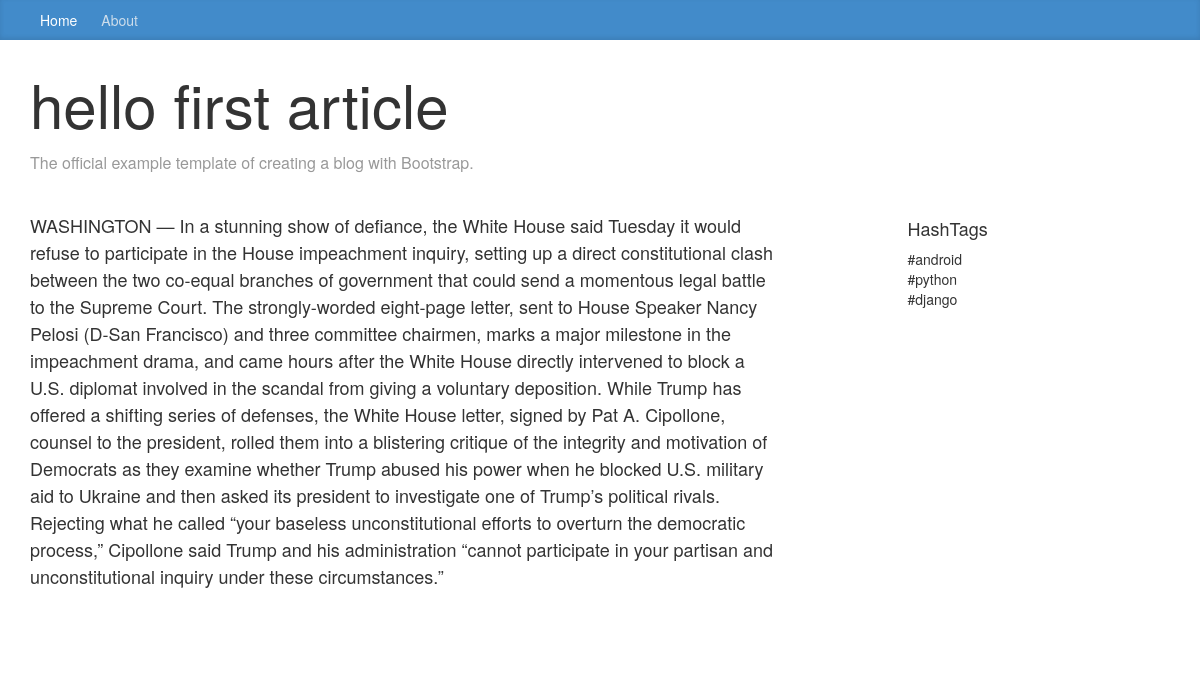
/detail/1, run on the app's committed database.
### feed/models.py (models this page shows, shortened)
class Article(models.Model):
    DEVELOPMENT = 'dv'
    PERSONAL = 'ps'
    CATEGORY_CHOICES = (
        (DEVELOPMENT, "development"),
        (PERSONAL, "personal")
    )
    title = models.CharField(max_length=200)
    content = models.TextField()
    category = models.CharField(
        max_length=2,
        choices = CATEGORY_CHOICES,
        default= DEVELOPMENT,
    )
    hashtag = models.ManyToManyField(Hashtag)

class Hashtag(models.Model):
    name = models.CharField(max_length=50)
    def __str__(self):
        return self.name

### feed/views.py (the view)
# urls.py: path('detail/<int:article_id>', views.detail, name='detail'),
def detail(request,article_id):
    article = Article.objects.get(id = article_id )
    hashtag_list = Hashtag.objects.all()
    ctx={
        'article':article,
        "hashtag_list":hashtag_list,
    }
    return render(request,'detail.html',ctx)

### feed/templates/detail.html
{% extends 'base.html' %}
{% block body%}
<div class="row">
  <div class="col-sm-8 blog-main">
    <div class="blog-header">
      <h1 class="blog-title">{{ article.title }}</h1>
      <p class="lead blog-description">The official example template of
        creating a blog with Bootstrap.</p>
    </div>
  </div>
</div>
<div class="row">
  <div class="col-sm-8 blog-main">
      <div class="blog-post">
        <p>{{ article.content}}</p>
      </div>
  </div>
  <div class="col-sm-3 col-sm-offset-1 blog-sidebar">
     <div class="sidebar-module">
        <h4>HashTags</h4>
        <ol class="list-unstyled"">
          {% for hashtag in hashtag_list %}
          <li> #{{hashtag}} </li>
          {% endfor %}
        </ol>
     </div>
     <div class="sidebar-module"></div>
  </div>
</div>
{% endblock %}

### static/css/base.css (style rules this page uses)
p { display: block; margin-block-start: 1em; margin-block-end: 1em; margin-inline-start: 0px; margin-inline-end: 0px; }
.blog-title { margin-top: 30px; margin-bottom: 0; font-size: 60px; font-weight: normal; }
.blog-description { font-size: 20px; color: #999; }
.lead { margin-bottom: 20px; font-size: 16px; font-weight: 300; line-height: 1.4; }
.blog-main { font-size: 18px; line-height: 1.5; }
.blog-post { margin-bottom: 60px; }
.sidebar-module { padding: 15px; margin: 0 -15px 15px; }
.list-unstyled { padding-left: 0; list-style: none; }
ol, ul { margin-top: 0; margin-bottom: 10px; }

### data on the page
Article: title "hello first article", content "WASHINGTON — In a stunning show of defiance, the White House said Tuesday it would refuse to participate in the House impeachment inquiry, setting up a direct constitutional clash between the two co-equal branches of government that could send a momentous legal battle to the Supreme Court. The strongly-worded eight-page letter, sent to House Speaker Nancy Pelosi (D-San Francisco) and three committee chairmen, marks a major milestone in the impeachment drama, and came hours after the White House directly intervened to block a U.S. diplomat involved in the scandal from giving a voluntary deposition. While Trump has offered a shifting series of defenses, the White House letter, signed by Pat…"
Hashtag: name "android"
Hashtag: name "python"
Hashtag: name "django"
